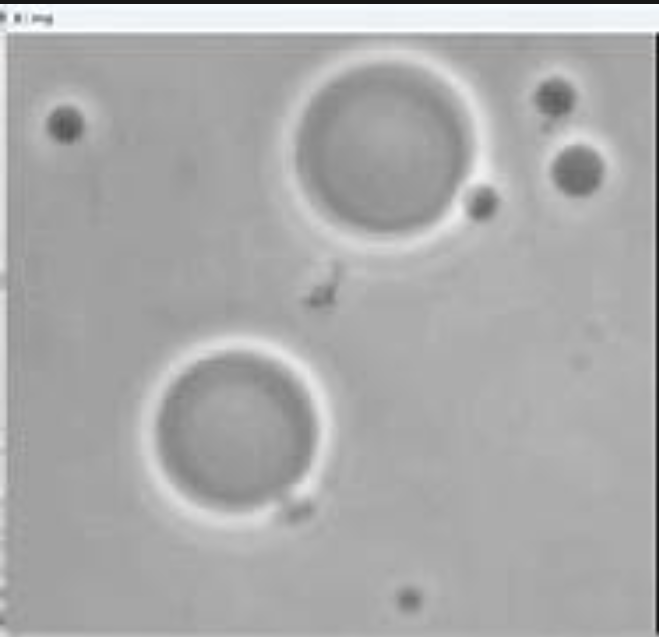
#> input picture P7/image.png, 659 x 637 px
$ jupyter execute 2447137_P7.ipynb   (older library calls are emulated)
#> lines starting #> are read from the running program, lines starting #| are printed output that depends on the picture; after the words box and inside, x2 and y2 are one past the last pixel; in counts of white or black regions, pixels touching at a corner belong together
# Program 7: Watershed Segmentation for Image Segmentation

**Objective:** Implement watershed segmentation to separate touching objects (coins/cells) in images.

**Steps:**
1. Load a grayscale or color image
2. Convert to grayscale and apply OTSU's Thresholding
3. Remove noise using morphological opening
4. Extract sure background using dilation
5. Extract sure foreground using distance transform
6. Find unknown region
7. Perform marker labelling
8. Apply watershed and superimpose on original
9. Display and interpret all results

## 1. Import Libraries and Setup

[cell 1]
import cv2
import numpy as np
import matplotlib.pyplot as plt
from scipy import ndimage as ndi
from skimage import io, color
from skimage.feature import peak_local_max
from skimage.segmentation import watershed
import urllib.request

# Set matplotlib parameters for better visualization
plt.rcParams['figure.figsize'] = (15, 10)
plt.rcParams['font.size'] = 10

## 2. User-Defined Functions

Creating custom functions to demonstrate understanding (required for rubric)

[cell 2]
def load_and_display_image(image_path):
#> called with image_path = 'image.png'
    image = cv2.imread(image_path)
#> image is the input picture: shape (637, 659, 3); mean B, G, R 170.9, 170.8, 170.6

    return image


def morphological_opening(image, kernel_size=(5, 5)):
    """
    User-defined function for morphological opening.
    Opening = Erosion followed by Dilation
    Removes small noise while preserving larger structures.

    Args:
        image: Input binary image
        kernel_size: Size of structuring element
    Returns:
        opened: Image after opening operation
    """
    kernel = np.ones(kernel_size, np.uint8)
    # Step 1: Erosion - removes small white noise
    eroded = cv2.erode(image, kernel, iterations=1)
    # Step 2: Dilation - restores object size
    opened = cv2.dilate(eroded, kernel, iterations=1)
    return opened


def apply_threshold(image, threshold_value):
    """
    User-defined thresholding function.

    Args:
        image: Input grayscale image
        threshold_value: Threshold value (0-1 for normalized, 0-255 for uint8)
    Returns:
        thresholded: Binary image
    """
    if image.dtype == np.float32 or image.dtype == np.float64:
        # For normalized images (0-1)
        thresholded = np.where(image > threshold_value, 255, 0).astype(np.uint8)
    else:
        # For uint8 images (0-255)
        thresholded = np.where(image > threshold_value, 255, 0).astype(np.uint8)
    return thresholded


def display_images(images, titles, cmap='gray', rows=2):
    """
    User-defined function to display multiple images in a grid.

    Args:
        images: List of images to display
        titles: List of titles for each image
        cmap: Colormap for display
        rows: Number of rows in the grid
    """
    n = len(images)
    cols = (n + rows - 1) // rows

    fig, axes = plt.subplots(rows, cols, figsize=(5*cols, 5*rows))
    axes = axes.flatten() if n > 1 else [axes]

    for idx, (img, title) in enumerate(zip(images, titles)):
        if len(img.shape) == 3 and img.shape[2] == 3:
            # Convert BGR to RGB for display
            axes[idx].imshow(cv2.cvtColor(img, cv2.COLOR_BGR2RGB))
        else:
            axes[idx].imshow(img, cmap=cmap)
        axes[idx].set_title(title, fontsize=12, fontweight='bold')
        axes[idx].axis('off')

    # Hide extra subplots
    for idx in range(n, len(axes)):
        axes[idx].axis('off')

    plt.tight_layout()
    plt.show()

print(" User-defined functions created successfully!")

## Step 1: Load Image

Loading a sample image of touching coins for demonstration.

[cell 3]
# Load using our user-defined function
original_image = load_and_display_image("image.png")


# Display original image
plt.figure(figsize=(8, 6))
plt.imshow(cv2.cvtColor(original_image, cv2.COLOR_BGR2RGB))
plt.title('Original Image (Touching Objects)', fontsize=14, fontweight='bold')
plt.axis('off')
plt.show()

print(f"Image loaded successfully! Shape: {original_image.shape}")
#| Image loaded successfully! Shape: (637, 659, 3)

### Interpretation:
The original image contains multiple touching objects cells. The goal is to separate these touching objects using the watershed algorithm, which treats the image like a topographic map and finds watershed boundaries between regions.

## Step 2: Convert to Grayscale and Apply OTSU's Thresholding

**OTSU's Method:** Automatically calculates the optimal threshold value by minimizing intra-class variance.

[cell 4]
# Convert to grayscale
gray = cv2.cvtColor(original_image, cv2.COLOR_BGR2GRAY)

# Apply OTSU's thresholding (built-in function)
# OTSU automatically finds the optimal threshold value
otsu_threshold, binary = cv2.threshold(
    gray, 0, 255, cv2.THRESH_BINARY + cv2.THRESH_OTSU
)
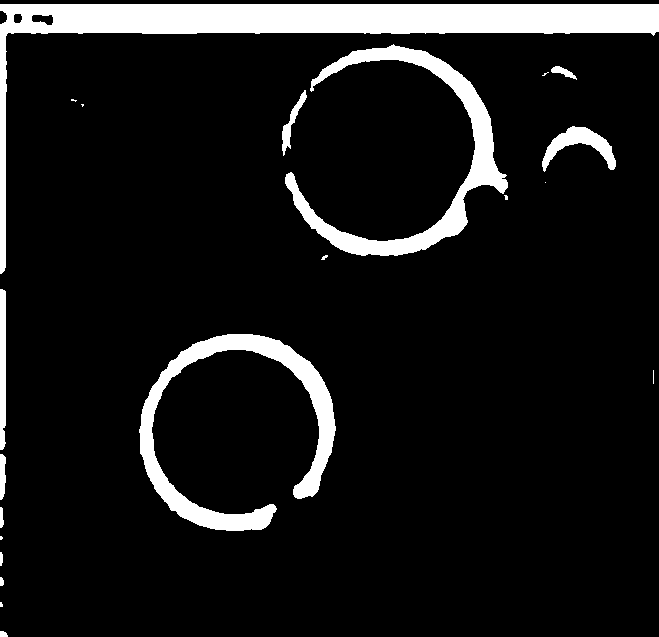
#> binary: shape (637, 659); 9.7% white; 21 white regions (8 under 20 px), largest, box (x1, y1, x2, y2) and area: (0, 4, 659, 274) 20419, (139, 334, 336, 531) 8678, (285, 44, 508, 256) 8212
#> otsu_threshold = 194

# Display results
display_images(
    [gray, binary],
    [
        'Grayscale Image',
        f'OTSU Thresholding (Threshold = {otsu_threshold:.2f})'
    ],
    cmap='gray',
    rows=1
)
#> in display_images, `n = len(images)`: n = 2
#> the loop in display_images, `for idx, (img, title) in enumerate(zip(images, titles)):` made 2 passes
#> title on passes 1 to 2: 'Grayscale Image', 'OTSU Thresholding (Threshold = 194.00)'

print(f"\nOTSU's automatic threshold value: {otsu_threshold:.2f}")
#| OTSU's automatic threshold value: 194.00
print(f"Binary image shape: {binary.shape}")
#| Binary image shape: (637, 659)

### Interpretation:
- **Grayscale Conversion:** Reduces computational complexity by converting from 3 channels (RGB) to 1 channel
- **OTSU's Thresholding:** Automatically determines the optimal threshold (shown in title) that best separates foreground and background
- The binary image shows objects in white (255) and background in black (0)
- Notice that touching objects appear as connected regions - this is what we need to separate

## Step 3: Remove Noise - Morphological Opening

**Opening = Erosion + Dilation**
- Removes small white noise/spots
- Preserves larger object structures

[cell 5]
# Apply morphological opening using our user-defined function
kernel_size = (3, 3)
opening = morphological_opening(binary, kernel_size)

# Also demonstrate with built-in function for comparison
kernel = np.ones(kernel_size, np.uint8)
opening_builtin = cv2.morphologyEx(binary, cv2.MORPH_OPEN, kernel, iterations=2)
#> opening_builtin: shape (637, 659); 9.6% white; 13 white regions, largest, box (x1, y1, x2, y2) and area: (0, 4, 659, 273) 20397, (140, 334, 336, 531) 8670, (285, 46, 508, 256) 8137

# Display results
display_images(
    [binary, opening, opening_builtin],
    [
        'Before Opening (Noisy)',
        'After Opening (User-Defined)',
        'After Opening (Built-in)'
    ],
    cmap='gray',
    rows=1
)
#> the loop in display_images (call 2), `for idx, (img, title) in enumerate(zip(images, titles)):` made 3 passes

# Use the built-in result for better noise removal
opening = opening_builtin
print(" Noise removed successfully using morphological opening!")

### Interpretation:
- **Morphological Opening** removes small noise points and smooths object boundaries
- The operation helps clean the binary image before watershed segmentation
- Both user-defined and built-in functions produce similar results, demonstrating concept understanding
- Opening is crucial because noise can create false markers in watershed segmentation

## Step 4: Extract Sure Background - Dilation

**Dilation:** Expands white regions, ensuring we capture the entire background area

[cell 6]
# Apply dilation to get sure background area
# Larger kernel ensures we capture all background
kernel = np.ones((3, 3), np.uint8)
sure_bg = cv2.dilate(opening, kernel, iterations=3)
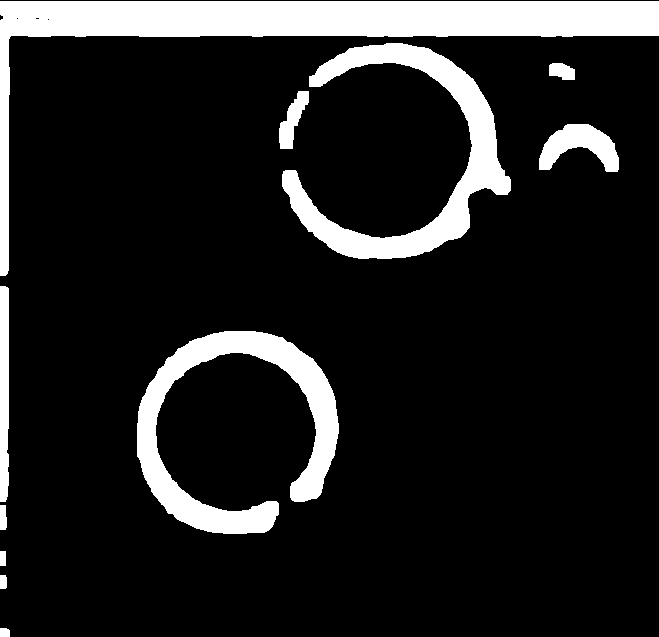
#> sure_bg: shape (637, 659); 13.4% white; 11 white regions, largest, box (x1, y1, x2, y2) and area: (0, 1, 659, 276) 25419, (137, 331, 339, 534) 12919, (282, 43, 511, 259) 12377

# Display results
display_images(
    [opening, sure_bg],
    [
        'After Opening',
        'Sure Background (After Dilation)'
    ],
    cmap='gray',
    rows=1
)

print(" Sure background extracted successfully!")
print(f"Background pixels: {np.sum(sure_bg == 255)}")
#| Background pixels: 56326

### Interpretation:
- **Sure Background:** The dilated region represents areas we are CERTAIN are background
- Dilation expands the white regions, filling small gaps and connecting nearby objects
- This expanded region helps establish the outer boundaries for watershed segmentation
- The difference between opening and dilation shows the boundary expansion

## Step 5: Extract Sure Foreground - Distance Transform

**Distance Transform:** Calculates the distance of each pixel to the nearest background pixel
- Centers of objects have high values
- Boundaries have low values

[cell 7]
# Apply distance transform
dist_transform = cv2.distanceTransform(opening, cv2.DIST_L2, 5)
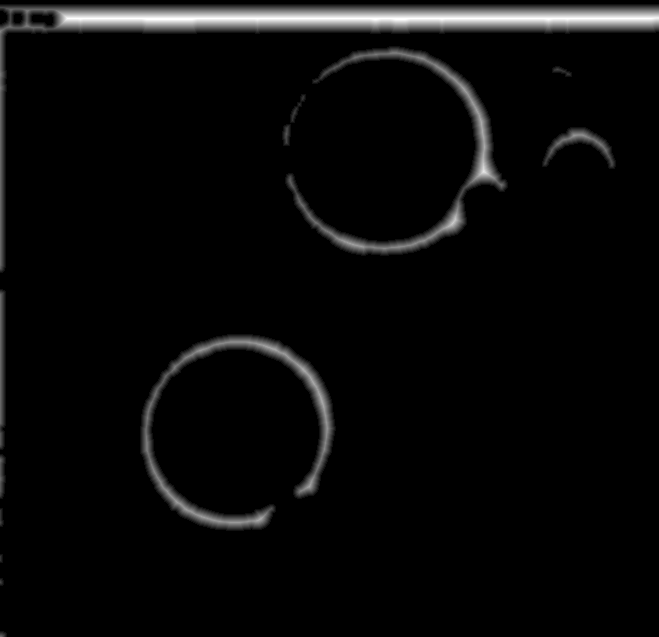
#> dist_transform: shape (637, 659) float32; min 0, max 15, mean 0.544; drawn with min black and max white

# Normalize for visualization
dist_transform_norm = cv2.normalize(dist_transform, None, 0, 255, cv2.NORM_MINMAX, cv2.CV_8U)

# Threshold the distance transform to get sure foreground
# Using user-defined thresholding function
threshold_value = 0.5 * dist_transform.max()
#> threshold_value = 7.5
ret, sure_fg = cv2.threshold(dist_transform, threshold_value, 255, 0)
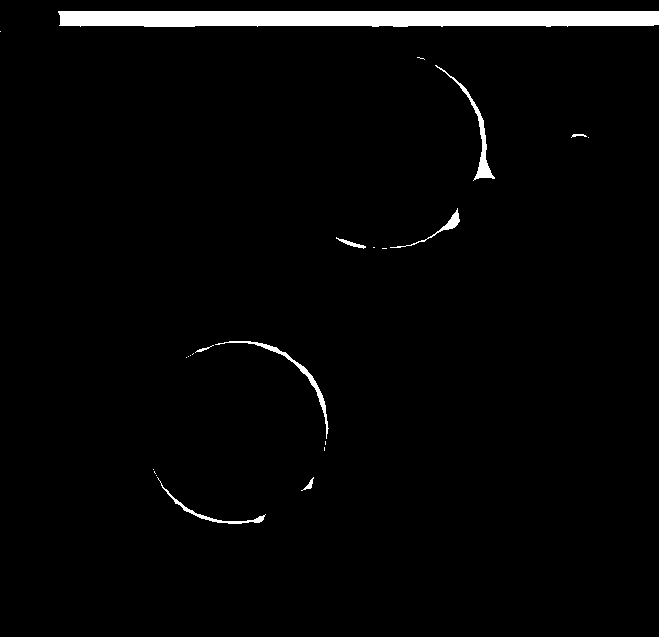
#> sure_fg: shape (637, 659) float32; 2.7% white; 23 white regions (14 under 20 px), largest, box (x1, y1, x2, y2) and area: (58, 11, 659, 27) 9070, (435, 65, 495, 181) 636, (215, 341, 329, 439) 567
#> ret = 7.5
sure_fg = np.uint8(sure_fg)

# Also demonstrate user-defined function
sure_fg_custom = apply_threshold(dist_transform, threshold_value)

# Display results
display_images(
    [opening, dist_transform_norm, sure_fg],
    [
        'After Opening',
        'Distance Transform (Lighter = Farther from boundary)',
        f'Sure Foreground (Threshold = {threshold_value:.2f})'
    ],
    cmap='hot',
    rows=1
)

print(" Sure foreground extracted successfully!")
print(f"Maximum distance: {dist_transform.max():.2f}")
#| Maximum distance: 15.00
print(f"Threshold used: {threshold_value:.2f}")
#| Threshold used: 7.50
print(f"Foreground pixels: {np.sum(sure_fg == 255)}")
#| Foreground pixels: 11137

### Interpretation:
- **Distance Transform:** Creates a topographic map where brightness indicates distance from boundaries
- Object centers appear brightest (farthest from edges)
- Touching boundaries appear darkest (closest to edges)
- **Sure Foreground:** By thresholding at 50% of max distance, we extract regions we're CERTAIN are object centers
- These certain regions serve as seeds for the watershed algorithm
- Notice how sure_fg is smaller than the original objects - this is intentional and safe

## Step 6: Find Unknown Region

**Unknown Region = Sure Background - Sure Foreground**

This is the boundary region where watershed will determine the actual object boundaries.

[cell 8]
# Find unknown region (areas between sure foreground and sure background)
unknown = cv2.subtract(sure_bg, sure_fg)
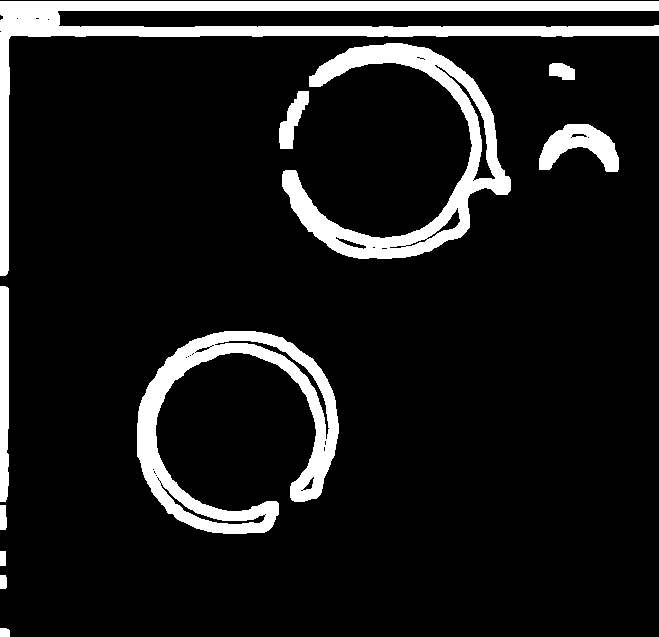
#> unknown: shape (637, 659); 10.8% white; 11 white regions, largest, box (x1, y1, x2, y2) and area: (0, 1, 659, 276) 16348, (137, 331, 339, 534) 11890, (282, 43, 511, 259) 11374

# Display the three regions
display_images(
    [sure_bg, sure_fg, unknown],
    [
        'Sure Background (White = Background)',
        'Sure Foreground (White = Object Centers)',
        'Unknown Region (White = Boundaries to Determine)'
    ],
    cmap='gray',
    rows=1
)

print(" Unknown region computed successfully!")
print(f"Unknown pixels: {np.sum(unknown == 255)}")
#| Unknown pixels: 45189
print(f"\nRegion Statistics:")
print(f"  - Sure Background: {np.sum(sure_bg == 255)} pixels")
#|   - Sure Background: 56326 pixels
print(f"  - Sure Foreground: {np.sum(sure_fg == 255)} pixels")
#|   - Sure Foreground: 11137 pixels
print(f"  - Unknown: {np.sum(unknown == 255)} pixels")
#|   - Unknown: 45189 pixels

### Interpretation:
- **Sure Background:** Areas definitely not part of any object (expanded regions)
- **Sure Foreground:** Areas definitely part of object centers (high distance transform values)
- **Unknown Region:** The boundary areas where watershed algorithm will work
- The unknown region is where touching objects meet - this is what we need to segment
- Watershed will "flood" from sure foreground markers until they meet at boundaries in the unknown region

## Step 7: Marker Labelling

**Connected Component Analysis:** Labels each separate foreground region with a unique ID

[cell 9]
# Perform connected component labelling on sure foreground
ret, markers = cv2.connectedComponents(sure_fg)
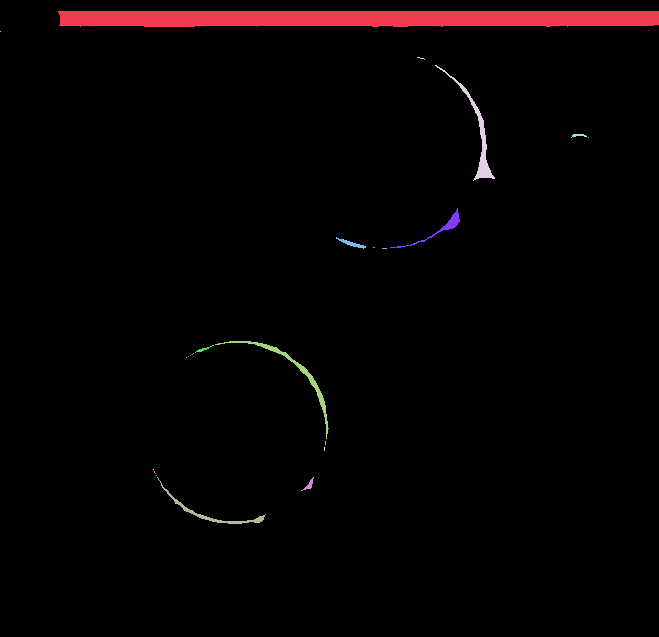
#> markers: shape (637, 659) int32; 24 distinct labels, from 0 to 23; one colour per label, 0 black
#> ret = 24

# Add 1 to all labels so that background is not 0, but 1
# Watershed treats 0 as unknown, so we need background to be > 0
markers = markers + 1
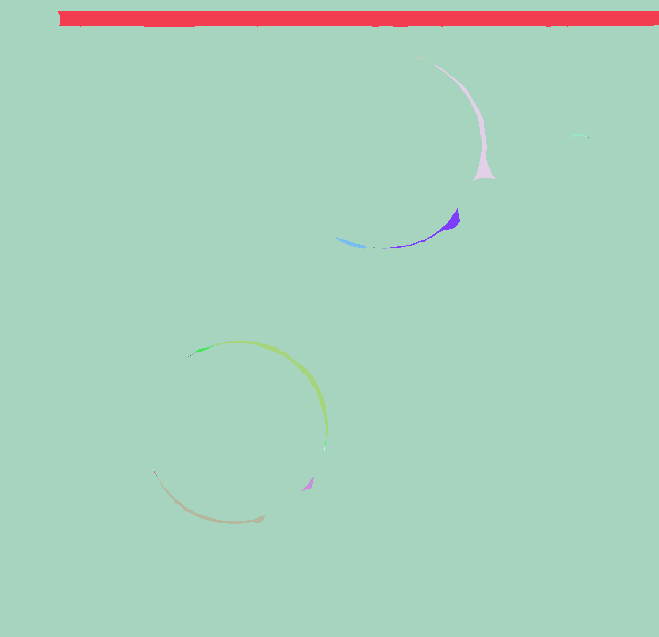
#> markers: shape (637, 659) int32; 24 distinct labels, from 1 to 24; one colour per label, 0 black

# Mark the unknown region as 0
markers[unknown == 255] = 0
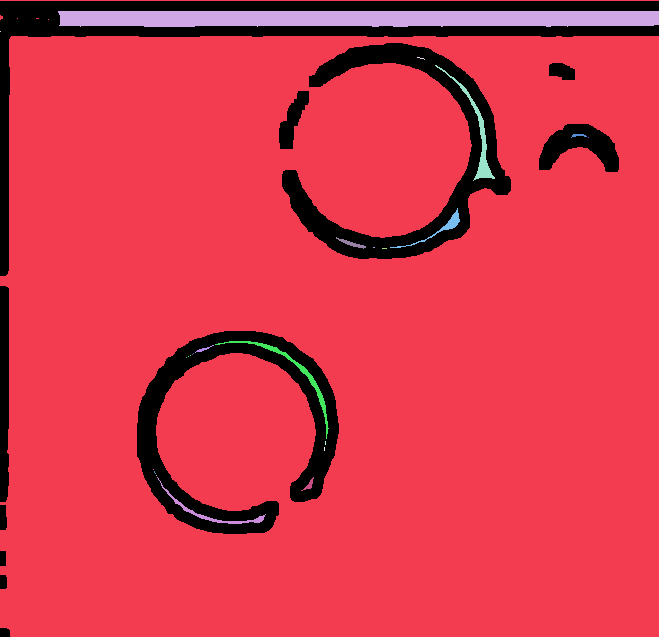
#> markers: shape (637, 659) int32; 25 distinct labels, from 0 to 24; one colour per label, 0 black

# Create a colored visualization of markers
markers_display = np.uint8(255 * markers / markers.max())
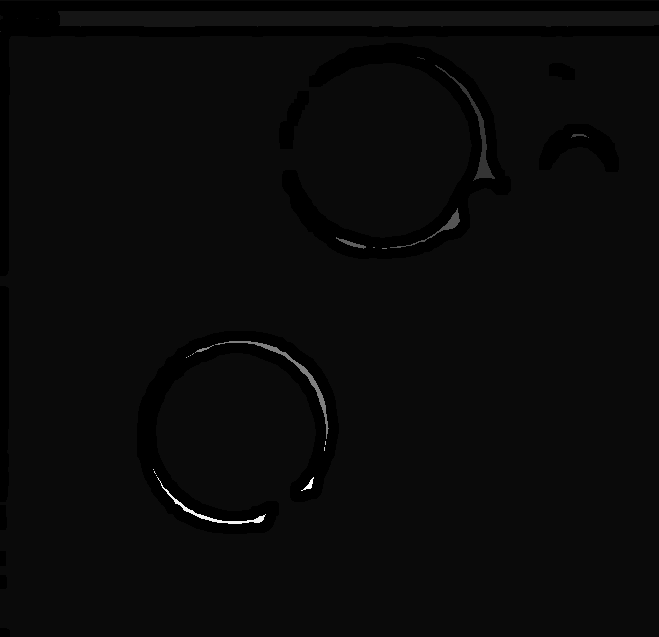
#> markers_display: shape (637, 659); min 0, max 255, mean 9.7

# Display markers
display_images(
    [sure_fg, markers_display],
    [
        'Sure Foreground Regions',
        f'Markers (Found {ret} objects)'
    ],
    cmap='nipy_spectral',
    rows=1
)
#> (the rest of the program and of its run is left out)
